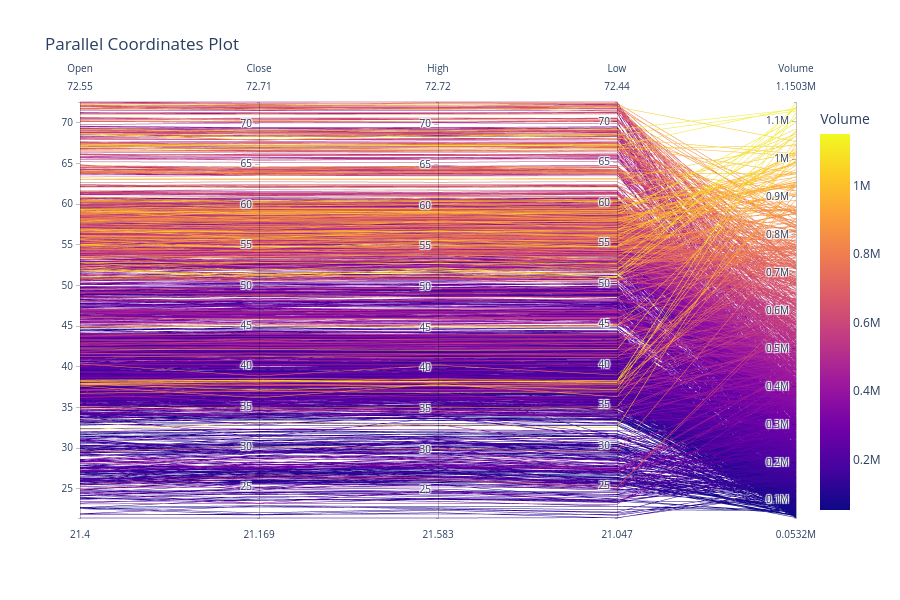

Notebook code cell kept with this figure:
### Markdown cell above
Parallel coordinates plot

### Code cell
# adding a replace method for iteritems
if not hasattr(pd.DataFrame, "iteritems"):
    pd.DataFrame.iteritems = pd.DataFrame.items

# Create a parallel coordinates plot
fig = px.parallel_coordinates(
    categorized_df,
    dimensions=['Open', 'Close', 'High', 'Low', 'Volume'],  # Set the columns to include
    color='Volume',  # Color lines based on 'Volume'
    title="Parallel Coordinates Plot"  # Set the plot title
)

# Update layout to change the size of the plot
fig.update_layout(
    width=900,  # Set the width of the plot
    height=600   # Set the height of the plot
)

# Display the plot
fig.show()

### Figure 1 — Plotly figure (JSON) as saved in the notebook; plotly's stock layout.template omitted (floating-point values rounded to 4 significant figures; data arrays with more than 128 entries replaced by an {"elided": "..."} marker saying what was removed)
{"data": [{"dimensions": [{"label": "Open", "values": {"elided": "2124 float values"}}, {"label": "Close", "values": {"elided": "2124 float values"}}, {"label": "High", "values": {"elided": "2124 float values"}}, {"label": "Low", "values": {"elided": "2124 float values"}}, {"label": "Volume", "values": {"elided": "2124 int values"}}], "domain": {"x": [0, 1], "y": [0, 1]}, "line": {"color": {"elided": "2124 int values"}, "coloraxis": "coloraxis"}, "name": "", "type": "parcoords"}], "layout": {"coloraxis": {"colorbar": {"title": {"text": "Volume"}}, "colorscale": [[0, "#0d0887"], [0.1111, "#46039f"], [0.2222, "#7201a8"], [0.3333, "#9c179e"], [0.4444, "#bd3786"], [0.5556, "#d8576b"], [0.6667, "#ed7953"], [0.7778, "#fb9f3a"], [0.8889, "#fdca26"], [1, "#f0f921"]]}, "height": 600, "legend": {"tracegroupgap": 0}, "title": {"text": "Parallel Coordinates Plot"}, "width": 900}}
